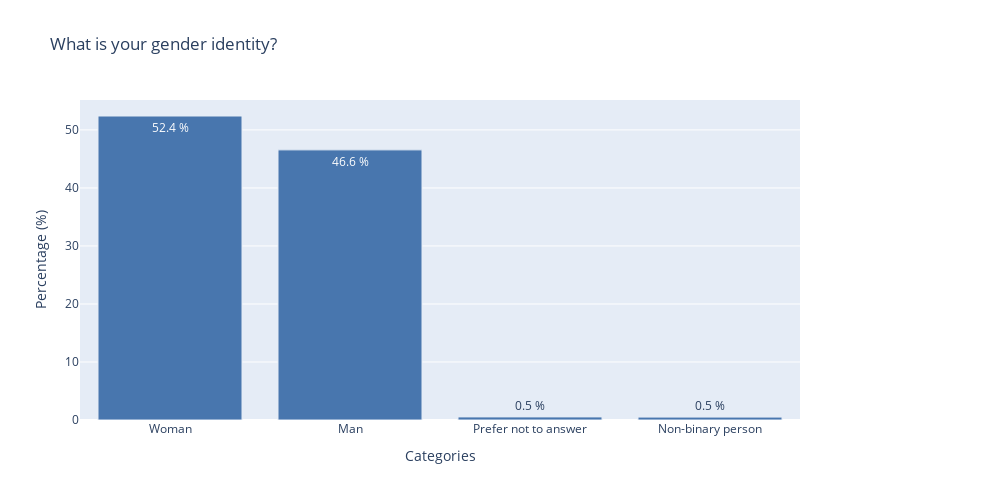
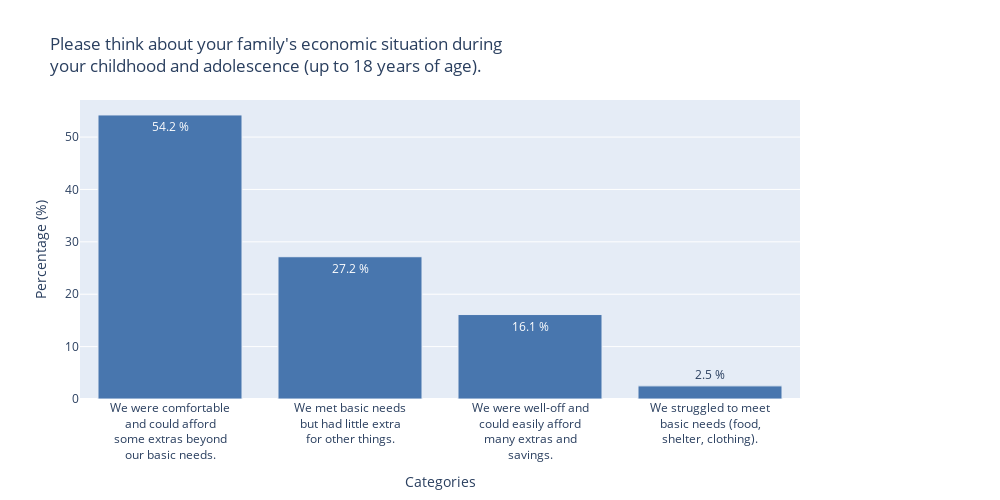
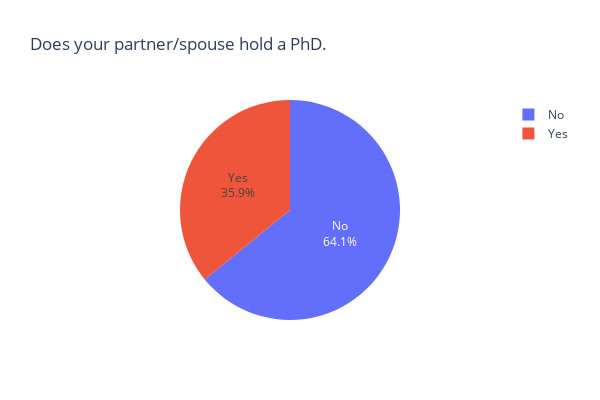

Source (notebook cell) for these figures, in order:
### Code cell
df, df_raw = load_survey_data(file_path = "../data/parenthood_test_QSingle.xlsx")

single_choice_question_ids = ["DE2", "DE4", "DE20"]
figs = []
for qid in single_choice_question_ids:
    q = SingleChoiceQuestion(qid, df, df_raw)
    fig = q.distribution(display=False)
    figs.append(fig)

for fig in figs:
    if fig is not None:
        fig.show()

### Figure 1 — Plotly figure (JSON) as saved in the notebook; plotly's stock layout.template omitted (floating-point values rounded to 4 significant figures)
{"data": [{"customdata": [3448, 3064, 35, 33], "hovertemplate": "Total responses: %{customdata}<extra></extra>", "legendgroup": "", "marker": {"color": "#4876AE", "line": {"width": 1}, "pattern": {"shape": ""}}, "name": "", "orientation": "v", "showlegend": false, "text": ["52.4 %", "46.6 %", "0.5 %", "0.5 %"], "textposition": "auto", "type": "bar", "x": ["Woman", "Man", "Prefer not to answer", "Non-binary person"], "xaxis": "x", "y": [52.4, 46.57, 0.5319, 0.5015], "yaxis": "y"}], "layout": {"barmode": "relative", "height": 500, "legend": {"tracegroupgap": 0}, "margin": {"r": 200}, "title": {"text": "What is your gender identity?"}, "width": 1000, "xaxis": {"anchor": "y", "automargin": true, "domain": [0, 1], "ticktext": ["Woman", "Man", "Prefer not to answer", "Non-binary person"], "tickvals": ["Woman", "Man", "Prefer not to answer", "Non-binary person"], "title": {"text": "Categories"}}, "yaxis": {"anchor": "x", "domain": [0, 1], "title": {"text": "Percentage (%)"}}}}

### Figure 2 — Plotly figure (JSON) as saved in the notebook; plotly's stock layout.template omitted (floating-point values rounded to 4 significant figures)
{"data": [{"customdata": [3548, 1777, 1055, 164], "hovertemplate": "Total responses: %{customdata}<extra></extra>", "legendgroup": "", "marker": {"color": "#4876AE", "line": {"width": 1}, "pattern": {"shape": ""}}, "name": "", "orientation": "v", "showlegend": false, "text": ["54.2 %", "27.2 %", "16.1 %", "2.5 %"], "textposition": "auto", "type": "bar", "x": ["We were comfortable and could afford some extras beyond our basic needs.", "We met basic needs but had little extra for other things.", "We were well-off and could easily afford many extras and savings.", "We struggled to meet basic needs (food, shelter, clothing)."], "xaxis": "x", "y": [54.22, 27.15, 16.12, 2.506], "yaxis": "y"}], "layout": {"barmode": "relative", "height": 500, "legend": {"tracegroupgap": 0}, "margin": {"r": 200}, "title": {"text": "Please think about your family's economic situation during<br>your childhood and adolescence (up to 18 years of age)."}, "width": 1000, "xaxis": {"anchor": "y", "automargin": true, "domain": [0, 1], "ticktext": ["We were comfortable<br>and could afford<br>some extras beyond<br>our basic needs.", "We met basic needs<br>but had little extra<br>for other things.", "We were well-off and<br>could easily afford<br>many extras and<br>savings.", "We struggled to meet<br>basic needs (food,<br>shelter, clothing)."], "tickvals": ["We were comfortable and could afford some extras beyond our basic needs.", "We met basic needs but had little extra for other things.", "We were well-off and could easily afford many extras and savings.", "We struggled to meet basic needs (food, shelter, clothing)."], "title": {"text": "Categories"}}, "yaxis": {"anchor": "x", "domain": [0, 1], "title": {"text": "Percentage (%)"}}}}

### Figure 3 — Plotly figure (JSON) as saved in the notebook; plotly's stock layout.template omitted (floating-point values rounded to 4 significant figures)
{"data": [{"domain": {"x": [0, 1], "y": [0, 1]}, "hovertemplate": "label=%{label}<br>value=%{value}<extra></extra>", "labels": ["No", "Yes"], "legendgroup": "", "name": "", "showlegend": true, "textinfo": "percent+label", "textposition": "inside", "type": "pie", "values": [2665, 1491]}], "layout": {"height": 400, "legend": {"tracegroupgap": 0}, "margin": {"r": 100}, "title": {"text": "Does your partner/spouse hold a PhD."}, "width": 600}}
